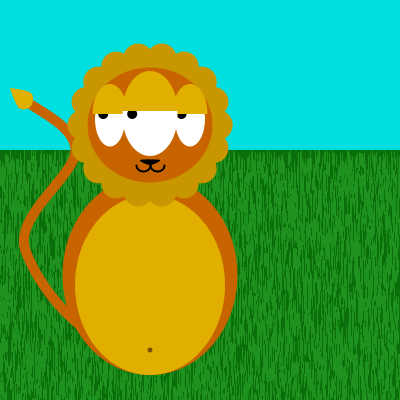
Frame 1 (no input)
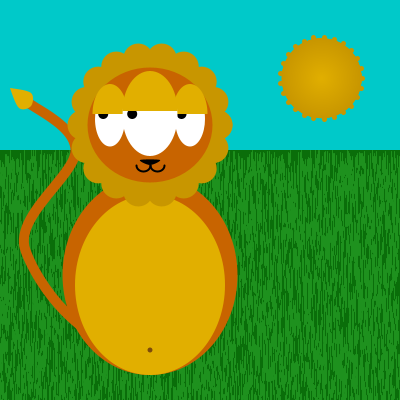
Frame 60 (the mouse pressed at the canvas centre just before this capture)
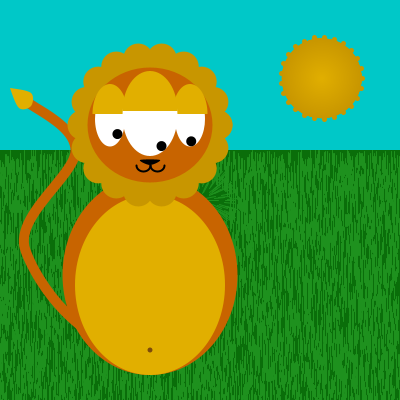
Frame 120 (the mouse held since frame 60 and released just before this capture)

The Processing sketch that drew these frames (run headless with seeded random() and noise(); from frame 60 on, the mouse is pressed at the canvas centre):

// Processing sketch: processing_70265
// ── processing_70265.pde

//Anne Lagacé
//Monstre interactif
//12 septembre 2012
 
/////////////////////////////////////////////DEFINITION DES VARIABLES /////////////////////
 
//VARIABLES DANS SIZE
float x = 150;
float y = 200;
float radians = 1.5;
 
//GAZON
int totalGazon = 8000;
float[ ] randomX = new float [ totalGazon ] ;
float[ ] randomY = new float [ totalGazon ] ;
float[ ] angleGazon= new float [ totalGazon ] ;
float randomX2;
 
//ARGUMENTS JOUR
boolean jour = true;
////Changement de la couleur de ciel avec ammortissage
float couranteCielG = 225;  //couleur départ ciel Vert
float cibleeCielG = 200;    //couleur ciblee ciel Vert (variable pour true ou false)
float couranteCielB = 225;  //couleur départ ciel Bleu
float cibleeCielB = 200;    //couleur ciblee ciel Bleu (variable pour true ou false)
 
//DÉGRADÉ COULEUR LION
float couranteTeteR = 200;
float couranteTeteG = 100;
float couranteTeteB = 0;
 
float cibleeTeteR = random(255);
float cibleeTeteG = random(255);
float cibleeTeteB = random(255);
 
//ÉTOILES
int alphaEtoiles = 0;
//Tableau pour positions étoiles
float[] etoileX;
float[] etoileY;
//Amortissage étoiles
float couranteEtoilesA = 0;  //Transparence de départ
float cibleeEtoilesA = 0;  //Transparence ciblee(variable pour true ou false)
 
//Soleil
int nombreDeRayonsSoleil = 25;
int longueurDesRayonsSoleil = 41;
 
//POSITION SOLEIL
float r = 455; // rayon entre le coin et le centre du soleil
float radsPosSoleil = 7 * PI / 4 ;
float cibleeSoleilRads = 11 * PI / 4;
float couranteSoleilX;
float couranteSoleilY;
float couranteLuneX;
float couranteLuneY;
 
//POSITION LUNE
float cibleeLuneRads;
float radsPosLune;
 
//DÉGRADÉS
float xDSoleil = width * 0.5;
float yDSoleil = height * 0.5;
//float d = width;
float difference = 1;
float scale;
float r_c1 = 200; // couleur out
float g_c1 = 150;
float b_c1 = 0;
float r_c2 = 225; // couleur in
float g_c2 = 175;
float b_c2 = 0;
 
float a_c1 = 0; // out
float a_c2 = 4; // in
 
//Criniere
int nombreDeRayonsCriniere = 18;
int longueurDesRayonsCriniere = 90;
float trancheCriniere = TWO_PI / nombreDeRayonsCriniere;
float radsCriniere = 0;
float ratioCriniere = 0.75;
 
//YEUX
float xOeil1 = x-40;
float yOeil1 = y-81;
float xOeil2 = x+40;
float yOeil2 = y-81;
float xOeil3 = x;
float yOeil3 = y-84;
 
float w = 30;
float h = 55;
float w3 = 55;
float h3 = 80;
float pupilleD = 10;
 
//PAUPIERES
int timeStamp1;
int timeStamp2;
int timeStamp3;
int interval;
 
 
// Les valeurs cibles sont un oui ou non du départ ou arrivé alors on les met dans le void mousePressed
// Les valeurs courrante sont graduelles so dans le void draw ont met l'algorythme pcq ca va se restorer souvent
 
 
////////////////////////////////////////////VOID SETUP //////////////////////////////////////
 
void setup () {
  size(400, 400);
  smooth();
 
  //GAZON
  for ( int i = 0 ; i < totalGazon ; i ++ ) {
    randomX [ i ] = random (0, width);
    randomY [ i ] = random (150, height);
    line (randomX [ i ], randomY [ i ], randomX [ i ], randomY [ i ]+4);
  }
  //ÉTOILES
  etoileX = new float[250];
  etoileY = new float[250];
  for ( int i= 0; i < 250 ; i = i+ 1 ) {
    etoileX[i] = random (0, width);
    etoileY[i] = random (0, 150);
  }
  //PAUPIERES
  interval = 4000;
}
 
////////////////////////////////////////////VOID DRAW //////////////////////////////////////
void draw () {
 
  //COULEUR CIEL
  couranteCielG = ( cibleeCielG - couranteCielG ) * 0.05 + couranteCielG;
  couranteCielB = ( cibleeCielB - couranteCielB ) * 0.05 + couranteCielB; // Le 0,2 est le facteur de ralentissement comme un graph exponetiel pour assouplir
  couranteEtoilesA = ( cibleeEtoilesA - couranteEtoilesA) * 0.2 + couranteEtoilesA;
 
  background(0, couranteCielG, couranteCielB);
 
  radsPosSoleil = radsPosSoleil + (cibleeSoleilRads - radsPosSoleil) *0.15 ; //
  radsPosLune = radsPosSoleil + PI; //
 
 
  couranteSoleilX = -1 * (cos (radsPosSoleil) * r  ); // *0.1 + couranteSoleilX; //
  couranteSoleilY = height - sin (radsPosSoleil) * r ; //*0.1 + couranteSoleilY; //
  couranteLuneX = -1 * (cos (radsPosLune) * r  ); // *0.1 + couranteSoleilX; //
  couranteLuneY = height - sin (radsPosLune) * r ; //*0.1 + couranteSoleilY; //;
 
  //ÉTOILES
  noStroke();
 
  for ( int i= 0; i < 250 ; i = i+ 1 ) {
    fill (255, 255, 200, couranteEtoilesA);
    ellipse ( etoileX[i], etoileY[i], 1, 1);
  }
 
  //RAYON SOLEIL
  float tranche = TWO_PI /nombreDeRayonsSoleil;
  float rads= 0;
  strokeWeight (5);
  stroke (200, 150, 0);
  while ( rads < TWO_PI ) {
    line(couranteSoleilX, couranteSoleilY, couranteSoleilX+cos(rads) * longueurDesRayonsSoleil, couranteSoleilY + sin(rads) * longueurDesRayonsSoleil);
    rads = rads + tranche;
  }
  //SOLEIL
  noStroke();
  float d = width;
  while ( d > 5 ) {
    scale = d/width;
    float red = (r_c1*scale) + (r_c2*(1.0-scale));
    float green = (g_c1*scale) + (g_c2*(1.0-scale));
    float blue = (b_c1*scale) + (b_c2*(1.0-scale));
    float r = d*0.20; //=rayon de l'objet total
 
    float offsetx = w*0.5 +20  ; // à partir du cercle collé sur la bordure droite
    float offsety = h*0.5 -225  ; // à partir du cercle collé sur la borduredu bas
    fill ( red, green, blue);
    ellipse( couranteSoleilX, couranteSoleilY, r, r );
    d = d - difference;
  }
 
  //GLOW LUNE
  noStroke();
  d=width;
 
  while ( d > 5 ) {
    scale = d/width;
    float alpha = (a_c1*scale) + (a_c2*(1.0-scale));
    //   float w= width*0.5; //=coin sup gauche a 50%pixel du bord
    //   float h= height*0.5; //=coin sup gauche a 50%pixel du bord
    float r = d*0.20; //=rayon de l'objet total
    fill ( 255, 240, 180, alpha);
    ellipse( couranteLuneX, couranteLuneY, r+40, r+40 );
    d = d - difference;
  }
 
  //LUNE
  noStroke();
  fill (255, 240, 180);
  ellipse(couranteLuneX, couranteLuneY, 75, 75);
  fill (100, 100, 87, 40 );
  ellipse(couranteLuneX-5, couranteLuneY+7, 7, 7 );
  ellipse(couranteLuneX+15, couranteLuneY-22, 15, 15 );
  ellipse(couranteLuneX+15, couranteLuneY+20, 8, 8 );
  ellipse(couranteLuneX-13, couranteLuneY-10, 22, 22 );
 
 
  //GAZON
  fill(10, 110, 10);
  rect(0, 150, 400, 400); 
 
  strokeWeight(1);
  stroke(30, 145, 30);
  for ( int i = 0 ; i < totalGazon ; i ++ ) {
    float distance = dist(mouseX, mouseY, randomX[i], randomY[i]);
    if ( distance < 30) {
      float radians = atan2(mouseY-randomY[i], mouseX-randomX[i]);
      radians = radians + PI;
      float gazonX = constrain( cos(radians) * 10 + randomX[i], 12, width - 12);
      float gazonY = constrain( sin(radians) * 10 + randomY[i], 12, height - 12);
      line (randomX [ i ], randomY [ i ], gazonX, gazonY);
    }
    else {
      line (randomX [ i ], randomY [ i ], randomX [i], randomY [i] +12);
    }
  }
  //Queue
  noFill();
  strokeWeight(10);
  stroke(200, 100, 0);
 
  beginShape();
  curveVertex(x+300, y+100 );
  curveVertex(x, y+155);
  curveVertex(x-125, y+50);
  curveVertex(x-75, y-50);
  curveVertex(x-125, y-100);
  curveVertex(x-125, y-100);
  endShape();
 
  //Bout de la queue
  fill(225, 175, 0);
  noStroke();
  beginShape();
  curveVertex(x-150, y-112); //199 - 49, 199 - 87
  curveVertex(x-140, y-112); //199 - 59, 199 - 87
  curveVertex(x-119, y-107); //199 - 80, 199 - 92
  curveVertex(x-119, y-94); //199 - 80, 199 - 105
  curveVertex(x-131, y-92); //199 - 68, 199 - 107
  curveVertex(x-140, y-112); //199 - 59, 199 - 87
  curveVertex(x-141, y-120); //199 - 58, 199 - 79
  endShape();
 
  //Corps lion
  fill(200, 100, 0);
  ellipse(x, y+75, 175, 200);//corps foncé
  fill(225, 175, 0);
  ellipse(x, y+85, 150, 180);// corps pale
  //Nombril
  fill(125, 75, 10);
  ellipse(x, 350, 5, 5);
 
  // Crinière
  noStroke();
  fill(200, 150, 0);
 
  for ( float radsCriniere = 0; radsCriniere < TWO_PI ; radsCriniere = radsCriniere +trancheCriniere) {
    float x1 = x+cos(radsCriniere) * longueurDesRayonsCriniere * ratioCriniere;
    float y1 = y + sin(radsCriniere) * longueurDesRayonsCriniere * ratioCriniere;
    float x2 = x+cos(radsCriniere) * longueurDesRayonsCriniere;
    float y2 = y + sin(radsCriniere) * longueurDesRayonsCriniere;
    ellipse(x1, y1-75, 30, 30 );
  }
 
  //Tête lion
  noStroke();
  fill(couranteTeteR, couranteTeteG, couranteTeteB);
  ellipse(x, y-75, 125, 115); // tete
 
 
  /*-------------------------------------------
   Yeux
   -------------------------------------------*/
  //oeil 1
  float radiansOeil1 = atan2(mouseY-yOeil1, mouseX-xOeil1); // calcul des radians entre souris et oeil
  float distanceOeil1 = dist(mouseX, mouseY, xOeil1, yOeil1); // calcul de la distance entre la souris et l'oeil
  float distanceWOeil1 = constrain(distanceOeil1, 0, w/2- pupilleD /2); // Limitation Largeur pupille dans l'oeil
  float distanceHOeil1 = constrain(distanceOeil1, 0, h/2- pupilleD /2); // Limitation Hauteur pupille dans l'oeil
  float pupilleXOeil1 = cos(radiansOeil1)* distanceWOeil1 + xOeil1; // Position de la pupille X
  float pupilleYOeil1 = max( sin(radiansOeil1)* distanceHOeil1 + yOeil1, y-86) ; // Position de la pupille Y
  //oeil 2
  float radiansOeil2 = atan2(mouseY-yOeil2, mouseX-xOeil2); // calcul des radians entre souris et oeil
  float distanceOeil2 = dist(mouseX, mouseY, xOeil2, yOeil2); // calcul de la distance entre la souris et l'oeil
  float distanceWOeil2 = constrain(distanceOeil2, 0, w/2- pupilleD /2); // Limitation Largeur pupille dans l'oeil
  float distanceHOeil2 = constrain(distanceOeil2, 0, h/2- pupilleD /2); // Limitation Hauteur pupille dans l'oeil
  float pupilleXOeil2 = cos(radiansOeil2)* distanceWOeil2 + xOeil2; // Position de la pupille X
  float pupilleYOeil2 = max( sin(radiansOeil2)* distanceHOeil2 + yOeil2, y-86) ; // Position de la pupille Y
  //oeil 3
  float radiansOeil3 = atan2(mouseY-yOeil3, mouseX-xOeil3); // calcul des radians entre souris et oeil
  float distanceOeil3 = dist(mouseX, mouseY, xOeil3, yOeil3); // calcul de la distance entre la souris et l'oeil
  float distanceWOeil3 = constrain(distanceOeil3, 0, w3/2- pupilleD /2); // Limitation Largeur pupille dans l'oeil
  float distanceHOeil3 = constrain(distanceOeil3, 0, h3/2- pupilleD /2); // Limitation Hauteur pupille dans l'oeil
  float pupilleXOeil3 = cos(radiansOeil3)* distanceWOeil3 + xOeil3; // Position de la pupille X
  float pupilleYOeil3 = max( sin(radiansOeil3)* distanceHOeil3 + yOeil3, y-86) ; // Position de la pupille Y
  noStroke();
  //oeil 1
  fill(255);
  ellipse(xOeil1, yOeil1, w, h);// dessin de l'oeil
  fill(0);
  ellipse(pupilleXOeil1, pupilleYOeil1, pupilleD, pupilleD);//pupille
  fill(225, 175, 0);
  stroke(225, 175, 0);
  strokeWeight(3);
  if ( millis() - timeStamp1 >= interval ) {
    timeStamp1 = timeStamp1 + interval;
    interval = int(random(500, 4000));
    ellipse ( x-40, y-81, 30, 55);
  }
  noStroke();
  fill(225, 175, 0);
  arc(x-40, y-86, 35, 60, PI, TWO_PI);//paupiere
  //oeil 2
  fill(255);
  ellipse(xOeil2, yOeil2, w, h);// dessin de l'oeil
  fill(0);
  ellipse(pupilleXOeil2, pupilleYOeil2, pupilleD, pupilleD);//pupille
  fill(225, 175, 0);
  stroke(225, 175, 0);
  strokeWeight(3);
  if ( millis() - timeStamp2 >= interval ) {
    timeStamp2 = timeStamp2 + interval;
    interval = int(random(500, 4000));
    ellipse ( x+40, y-81, 30, 55);
  }
  noStroke();
  fill(225, 175, 0);
  arc(x+40, y-86, 35, 60, PI, TWO_PI);//paupiere
  //oeil 3
  fill(255);
  ellipse(xOeil3, yOeil3, w3, h3);// dessin de l'oeil
  fill(0);
  ellipse(pupilleXOeil3, pupilleYOeil3, pupilleD, pupilleD);//pupille
  stroke(225, 175, 0);
  strokeWeight(3);
  fill(225, 175, 0);
  if ( millis() - timeStamp3 >= interval ) {
    timeStamp3 = timeStamp3 + interval;
    interval = int(random(500, 4000));
    ellipse ( x, y-84, 55, 80);
  }
  noStroke();
  fill(225, 175, 0);
  arc(x, y-89, 55, 80, PI, TWO_PI);//paupiere
 
 
  /*-------------------------------------------
   Museau
   -------------------------------------------*/
 
  /*
Le deuxième doit être pareil à l’avant dernier
   Le premier à l’avant avant dernier
   Le dernier au troisième
   */
 
  // Nez
 
  fill(0);
  beginShape();
  curveVertex(x, y-35);
  curveVertex(x+10, y-40);
  curveVertex(x-10, y-40);
  curveVertex(x, y-35);
  curveVertex(x+10, y-40);
  curveVertex(x-10, y-40);
  endShape();
 
  if (mousePressed) {
    if ( mouseX > x-19 && mouseX < x+19 && mouseY > y-40 && mouseY < y-20 ) {
      fill(255);
      noStroke();
      beginShape(TRIANGLES);
      vertex(x-10, y-28);
      vertex(x-3, y-28);
      vertex(x-6, y-21);
      vertex(x+3, y-28);
      vertex(x+10, y-28);
      vertex(x+6, y-21);
      endShape();
 
      couranteTeteR = random(255);
      couranteTeteG = random(255);
      couranteTeteB = random(255);
    }
  }
  else {
    couranteTeteR = 200;
    couranteTeteG = 100;
    couranteTeteB = 0;
  }
  // Machoire
  strokeWeight(2);
  stroke(0);
  noFill();
  arc(x+7, y-35, 14, 12, 0, PI);
  arc(x-7, y-35, 14, 12, 0, PI);
}
 
////////////////////////////////////////////VOID MOUSE PRESSED //////////////////////////////////////
void mousePressed () {
  
  float distanceSoleil = dist( mouseX, mouseY, couranteSoleilX, couranteSoleilY );
  float distanceLune = dist( mouseX, mouseY, couranteLuneX, couranteLuneY );
  if ( (distanceSoleil < width*0.1) || (distanceLune < width*0.1)  ) {
    //réinitialise bouton soleil//   
    if (jour == true ) {
      jour = false;
      cibleeCielB = 42;
      cibleeCielG = 5;
      cibleeEtoilesA = 255;
    }
    else {
      jour = true;
      cibleeCielB = 255;
      cibleeCielG = 200;
      cibleeEtoilesA = 0;
    }
    cibleeSoleilRads = cibleeSoleilRads + PI;
  }
}
